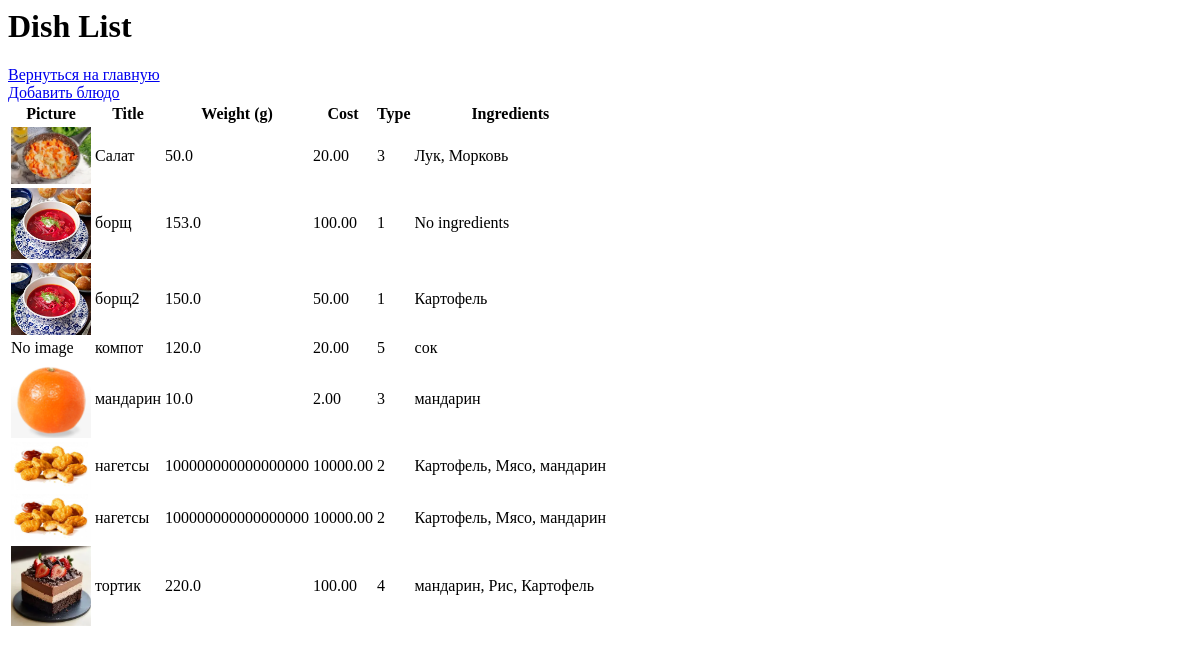
Before: /canadmin/dishes/ with the older database file.
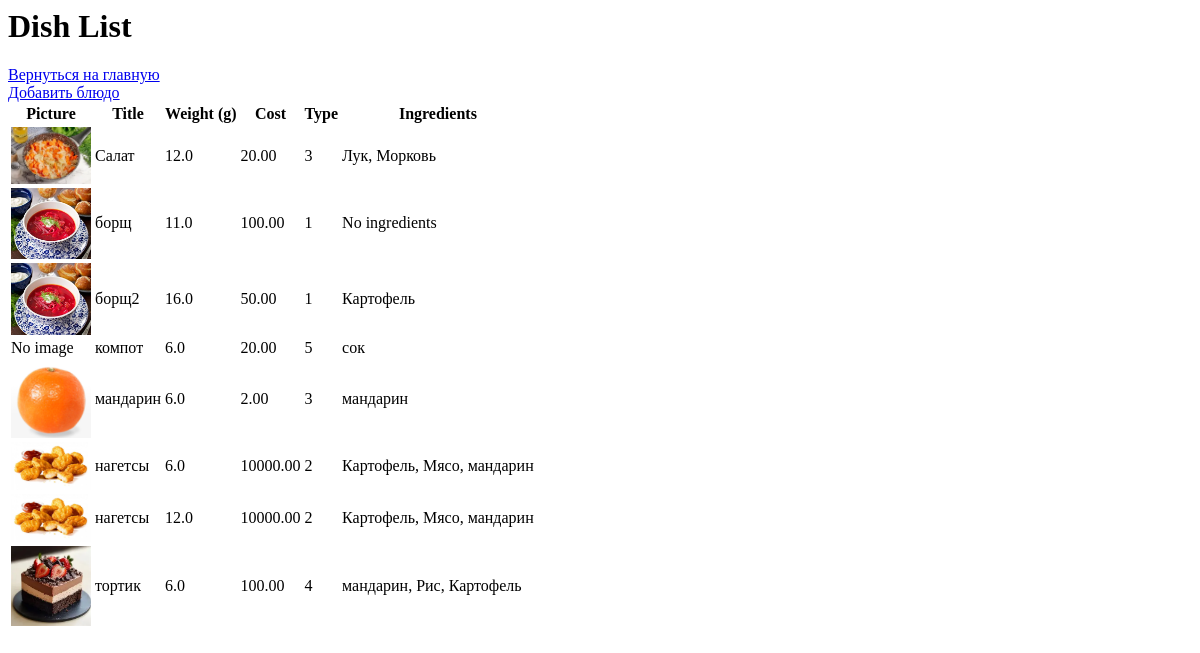
After: the same page with the newer database file.
### cook/models.py (models this page shows, shortened)
class Dish(models.Model):
    title = models.CharField(max_length=255)
    weight = models.FloatField(verbose_name="Вес (г)")
    cost = models.DecimalField(max_digits=10, decimal_places=2)
    dish_type = models.CharField(max_length=50)
    picture = models.ImageField(upload_to="pictures/dishes", null=True, blank=True)
    ingredients = models.ManyToManyField(
        Ingredient,
        through='Composition',
        related_name="dishes"
    )
    def get_ingredients(self):
        return [ingr for ingr in self.ingredients.all()]

### canadmin/views.py (the view)
# urls.py: path('dishes/', views.dishes_list, name='dishes_list'),
def dishes_list(request):
    dishes = Dish.objects.all().order_by('title')
    return render(request, 'canadmin/dishes_list.html', {'dishes': dishes})

### templates/canadmin/dishes_list.html (shortened to what this page needs)
<h1>Dish List</h1>
    <div class="text-center mt-3">
        <a href="{% url 'admin_main_page' %}" class="btn btn-outline-secondary mt-2">Вернуться на главную</a>
    </div>
<a href="{% url 'dishadd' %}">Добавить блюдо</a>
<table class="table">
    <thead>
        <tr>
            <th>Picture</th>
            <th>Title</th>
            <th>Weight (g)</th>
            <th>Cost</th>
            <th>Type</th>
            <th>Ingredients</th>
        </tr>
    </thead>
    <tbody>
        {% for dish in dishes %}
        <tr>
            <td>
                {% if dish.picture %}
                    <img src="{{ dish.picture.url }}" alt="{{ dish.title }}" width="80">
                {% else %}
                    No image
                {% endif %}
            </td>
            <td>{{ dish.title }}</td>
            <td>{{ dish.weight }}</td>
            <td>{{ dish.cost }}</td>
            <td>{{ dish.dish_type }}</td>
            <td>
                {% for ingredient in dish.get_ingredients %}
                    {{ ingredient.title }}{% if not forloop.last %}, {% endif %}
                {% empty %}
                    No ingredients
                {% endfor %}
            </td>
        </tr>
        {% endfor %}
    </tbody>
</table>

Changed rows visible on the page:
changed Dish "Салат": weight "50.0" → "12.0"
changed Dish "борщ": weight "153.0" → "11.0"
changed Dish "борщ2": weight "150.0" → "16.0"
changed Dish "компот": weight "120.0" → "6.0"
changed Dish "мандарин": weight "10.0" → "6.0"
changed Dish (number 6 of 8 on the later page): weight "100000000000000000" → "6.0"
changed Dish (number 7 of 8 on the later page): weight "100000000000000000" → "12.0"
changed Dish "тортик": weight "220.0" → "6.0"
